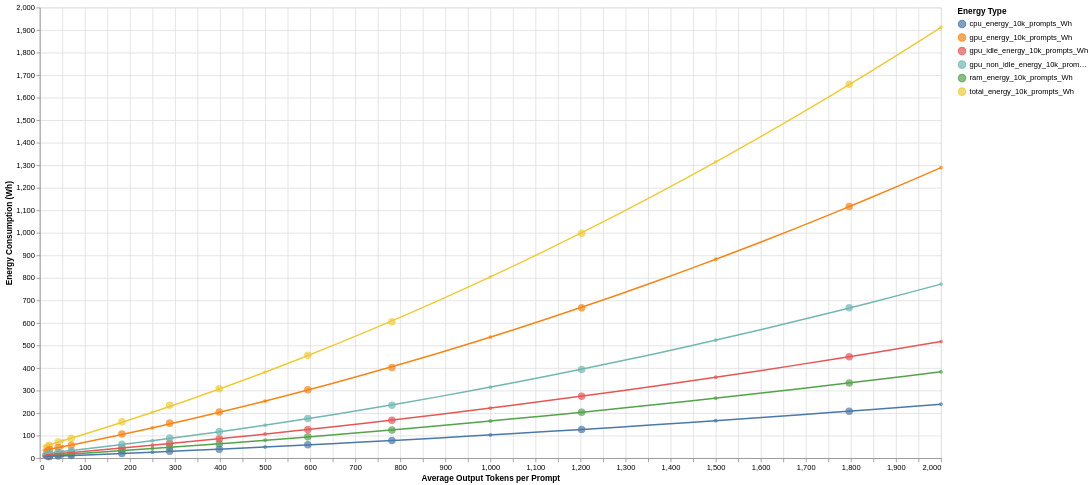

Notebook cell for this chart:
### Markdown cell above
## 7. Visualize Results
Create an Altair chart to visualize the actual and predicted energy consumption values.

### Code cell
# Create Altair chart
base = alt.Chart(combined_df[combined_df['Type'] == 'Actual']).mark_point(size=100, filled=True).encode(
    x=alt.X('avg_out_tok', title='Average Output Tokens per Prompt'),
    y=alt.Y('Energy_Consumption', title='Energy Consumption (Wh)'),
    color=alt.Color('Energy_Type', title='Energy Type'),
    tooltip=['avg_out_tok', 'Energy_Consumption', 'Energy_Type', 'Type']
).properties(
    width=1200,
    height=600
)


# Highlight predicted values
predicted = alt.Chart(combined_df[combined_df['Type'] == 'Predicted']).mark_point(size=10, filled=False).encode(
    x=alt.X('avg_out_tok', title='Average Output Tokens per Prompt'), 
    y=alt.Y('Energy_Consumption', title='Energy Consumption (Wh)'),
    color=alt.Color('Energy_Type', title='Energy Type'),
    tooltip=['avg_out_tok', 'Energy_Consumption', 'Energy_Type']
)

regression = predicted.transform_regression('avg_out_tok', 'Energy_Consumption', groupby=['Energy_Type'], method="quad").mark_line()

# Combine charts
final_chart = base + regression + predicted

# Display the chart in Streamlit
final_chart

### Figure 1 — Vega-Lite specification as saved in the notebook (floating-point values rounded to 4 significant figures)
{"config": {"view": {"continuousWidth": 300, "continuousHeight": 300}}, "layer": [{"data": {"name": "data-1c6c0c05260ad810bd9681ef39fccadc"}, "mark": {"type": "point", "filled": true, "size": 100}, "encoding": {"color": {"field": "Energy_Type", "title": "Energy Type", "type": "nominal"}, "tooltip": [{"field": "avg_out_tok", "type": "quantitative"}, {"field": "Energy_Consumption", "type": "quantitative"}, {"field": "Energy_Type", "type": "nominal"}, {"field": "Type", "type": "nominal"}], "x": {"field": "avg_out_tok", "title": "Average Output Tokens per Prompt", "type": "quantitative"}, "y": {"field": "Energy_Consumption", "title": "Energy Consumption (Wh)", "type": "quantitative"}}}, {"data": {"name": "data-80f0dd204b36db4488d2231011308e5d"}, "mark": {"type": "line"}, "encoding": {"color": {"field": "Energy_Type", "title": "Energy Type", "type": "nominal"}, "tooltip": [{"field": "avg_out_tok", "type": "quantitative"}, {"field": "Energy_Consumption", "type": "quantitative"}, {"field": "Energy_Type", "type": "nominal"}], "x": {"field": "avg_out_tok", "title": "Average Output Tokens per Prompt", "type": "quantitative"}, "y": {"field": "Energy_Consumption", "title": "Energy Consumption (Wh)", "type": "quantitative"}}, "transform": [{"on": "avg_out_tok", "regression": "Energy_Consumption", "groupby": ["Energy_Type"], "method": "quad"}]}, {"data": {"name": "data-80f0dd204b36db4488d2231011308e5d"}, "mark": {"type": "point", "filled": false, "size": 10}, "encoding": {"color": {"field": "Energy_Type", "title": "Energy Type", "type": "nominal"}, "tooltip": [{"field": "avg_out_tok", "type": "quantitative"}, {"field": "Energy_Consumption", "type": "quantitative"}, {"field": "Energy_Type", "type": "nominal"}], "x": {"field": "avg_out_tok", "title": "Average Output Tokens per Prompt", "type": "quantitative"}, "y": {"field": "Energy_Consumption", "title": "Energy Consumption (Wh)", "type": "quantitative"}}}], "height": 600, "width": 1200, "$schema": "https://vega.github.io/schema/vega-lite/v5.17.0.json", "datasets": {"data-1c6c0c05260ad810bd9681ef39fccadc": [{"avg_out_tok": 18.17, "Energy_Consumption": 52.59, "Type": "Actual", "Energy_Type": "total_energy_10k_prompts_Wh"}, {"avg_out_tok": 21.52, "Energy_Consumption": 57.58, "Type": "Actual", "Energy_Type": "total_energy_10k_prompts_Wh"}, {"avg_out_tok": 40.86, "Energy_Consumption": 71.0, "Type": "Actual", "Energy_Type": "total_energy_10k_prompts_Wh"}, {"avg_out_tok": 69.86, "Energy_Consumption": 87.72, "Type": "Actual", "Energy_Type": "total_energy_10k_prompts_Wh"}, {"avg_out_tok": 182.2, "Energy_Consumption": 161.2, "Type": "Actual", "Energy_Type": "total_energy_10k_prompts_Wh"}, {"avg_out_tok": 288.2, "Energy_Consumption": 234.5, "Type": "Actual", "Energy_Type": "total_energy_10k_prompts_Wh"}, {"avg_out_tok": 398.3, "Energy_Consumption": 308.0, "Type": "Actual", "Energy_Type": "total_energy_10k_prompts_Wh"}, {"avg_out_tok": 594.8, "Energy_Consumption": 456.2, "Type": "Actual", "Energy_Type": "total_energy_10k_prompts_Wh"}, {"avg_out_tok": 781.4, "Energy_Consumption": 605.3, "Type": "Actual", "Energy_Type": "total_energy_10k_prompts_Wh"}, {"avg_out_tok": 1202.0, "Energy_Consumption": 998.4, "Type": "Actual", "Energy_Type": "total_energy_10k_prompts_Wh"}, {"avg_out_tok": 1796.0, "Energy_Consumption": 1659.0, "Type": "Actual", "Energy_Type": "total_energy_10k_prompts_Wh"}, {"avg_out_tok": 18.17, "Energy_Consumption": 11.36, "Type": "Actual", "Energy_Type": "ram_energy_10k_prompts_Wh"}, {"avg_out_tok": 21.52, "Energy_Consumption": 11.91, "Type": "Actual", "Energy_Type": "ram_energy_10k_prompts_Wh"}, {"avg_out_tok": 40.86, "Energy_Consumption": 14.66, "Type": "Actual", "Energy_Type": "ram_energy_10k_prompts_Wh"}, {"avg_out_tok": 69.86, "Energy_Consumption": 18.54, "Type": "Actual", "Energy_Type": "ram_energy_10k_prompts_Wh"}, {"avg_out_tok": 182.2, "Energy_Consumption": 33.42, "Type": "Actual", "Energy_Type": "ram_energy_10k_prompts_Wh"}, {"avg_out_tok": 288.2, "Energy_Consumption": 48.77, "Type": "Actual", "Energy_Type": "ram_energy_10k_prompts_Wh"}, {"avg_out_tok": 398.3, "Energy_Consumption": 63.83, "Type": "Actual", "Energy_Type": "ram_energy_10k_prompts_Wh"}, {"avg_out_tok": 594.8, "Energy_Consumption": 94.26, "Type": "Actual", "Energy_Type": "ram_energy_10k_prompts_Wh"}, {"avg_out_tok": 781.4, "Energy_Consumption": 124.9, "Type": "Actual", "Energy_Type": "ram_energy_10k_prompts_Wh"}, {"avg_out_tok": 1202.0, "Energy_Consumption": 203.5, "Type": "Actual", "Energy_Type": "ram_energy_10k_prompts_Wh"}, {"avg_out_tok": 1796.0, "Energy_Consumption": 333.7, "Type": "Actual", "Energy_Type": "ram_energy_10k_prompts_Wh"}, {"avg_out_tok": 18.17, "Energy_Consumption": 34.14, "Type": "Actual", "Energy_Type": "gpu_energy_10k_prompts_Wh"}, {"avg_out_tok": 21.52, "Energy_Consumption": 38.22, "Type": "Actual", "Energy_Type": "gpu_energy_10k_prompts_Wh"}, {"avg_out_tok": 40.86, "Energy_Consumption": 47.19, "Type": "Actual", "Energy_Type": "gpu_energy_10k_prompts_Wh"}, {"avg_out_tok": 69.86, "Energy_Consumption": 57.6, "Type": "Actual", "Energy_Type": "gpu_energy_10k_prompts_Wh"}, {"avg_out_tok": 182.2, "Energy_Consumption": 106.9, "Type": "Actual", "Energy_Type": "gpu_energy_10k_prompts_Wh"}, {"avg_out_tok": 288.2, "Energy_Consumption": 155.3, "Type": "Actual", "Energy_Type": "gpu_energy_10k_prompts_Wh"}, {"avg_out_tok": 398.3, "Energy_Consumption": 204.4, "Type": "Actual", "Energy_Type": "gpu_energy_10k_prompts_Wh"}, {"avg_out_tok": 594.8, "Energy_Consumption": 303.1, "Type": "Actual", "Energy_Type": "gpu_energy_10k_prompts_Wh"}, {"avg_out_tok": 781.4, "Energy_Consumption": 402.5, "Type": "Actual", "Energy_Type": "gpu_energy_10k_prompts_Wh"}, {"avg_out_tok": 1202.0, "Energy_Consumption": 667.9, "Type": "Actual", "Energy_Type": "gpu_energy_10k_prompts_Wh"}, {"avg_out_tok": 1796.0, "Energy_Consumption": 1117.0, "Type": "Actual", "Energy_Type": "gpu_energy_10k_prompts_Wh"}, {"avg_out_tok": 18.17, "Energy_Consumption": 7.089, "Type": "Actual", "Energy_Type": "cpu_energy_10k_prompts_Wh"}, {"avg_out_tok": 21.52, "Energy_Consumption": 7.447, "Type": "Actual", "Energy_Type": "cpu_energy_10k_prompts_Wh"}, {"avg_out_tok": 40.86, "Energy_Consumption": 9.15, "Type": "Actual", "Energy_Type": "cpu_energy_10k_prompts_Wh"}, {"avg_out_tok": 69.86, "Energy_Consumption": 11.57, "Type": "Actual", "Energy_Type": "cpu_energy_10k_prompts_Wh"}, {"avg_out_tok": 182.2, "Energy_Consumption": 20.86, "Type": "Actual", "Energy_Type": "cpu_energy_10k_prompts_Wh"}, {"avg_out_tok": 288.2, "Energy_Consumption": 30.45, "Type": "Actual", "Energy_Type": "cpu_energy_10k_prompts_Wh"}, {"avg_out_tok": 398.3, "Energy_Consumption": 39.84, "Type": "Actual", "Energy_Type": "cpu_energy_10k_prompts_Wh"}, {"avg_out_tok": 594.8, "Energy_Consumption": 58.85, "Type": "Actual", "Energy_Type": "cpu_energy_10k_prompts_Wh"}, {"avg_out_tok": 781.4, "Energy_Consumption": 77.95, "Type": "Actual", "Energy_Type": "cpu_energy_10k_prompts_Wh"}, {"avg_out_tok": 1202.0, "Energy_Consumption": 127.1, "Type": "Actual", "Energy_Type": "cpu_energy_10k_prompts_Wh"}, {"avg_out_tok": 1796.0, "Energy_Consumption": 208.5, "Type": "Actual", "Energy_Type": "cpu_energy_10k_prompts_Wh"}, {"avg_out_tok": 18.17, "Energy_Consumption": 15.31, "Type": "Actual", "Energy_Type": "gpu_idle_energy_10k_prompts_Wh"}, {"avg_out_tok": 21.52, "Energy_Consumption": 16.07, "Type": "Actual", "Energy_Type": "gpu_idle_energy_10k_prompts_Wh"}, {"avg_out_tok": 40.86, "Energy_Consumption": 19.75, "Type": "Actual", "Energy_Type": "gpu_idle_energy_10k_prompts_Wh"}, {"avg_out_tok": 69.86, "Energy_Consumption": 25.0, "Type": "Actual", "Energy_Type": "gpu_idle_energy_10k_prompts_Wh"}, {"avg_out_tok": 182.2, "Energy_Consumption": 45.04, "Type": "Actual", "Energy_Type": "gpu_idle_energy_10k_prompts_Wh"}, {"avg_out_tok": 288.2, "Energy_Consumption": 65.76, "Type": "Actual", "Energy_Type": "gpu_idle_energy_10k_prompts_Wh"}, {"avg_out_tok": 398.3, "Energy_Consumption": 86.06, "Type": "Actual", "Energy_Type": "gpu_idle_energy_10k_prompts_Wh"}, {"avg_out_tok": 594.8, "Energy_Consumption": 127.1, "Type": "Actual", "Energy_Type": "gpu_idle_energy_10k_prompts_Wh"}, {"avg_out_tok": 781.4, "Energy_Consumption": 168.4, "Type": "Actual", "Energy_Type": "gpu_idle_energy_10k_prompts_Wh"}, {"avg_out_tok": 1202.0, "Energy_Consumption": 274.5, "Type": "Actual", "Energy_Type": "gpu_idle_energy_10k_prompts_Wh"}, {"avg_out_tok": 1796.0, "Energy_Consumption": 450.3, "Type": "Actual", "Energy_Type": "gpu_idle_energy_10k_prompts_Wh"}, {"avg_out_tok": 18.17, "Energy_Consumption": 18.83, "Type": "Actual", "Energy_Type": "gpu_non_idle_energy_10k_prompts_Wh"}, {"avg_out_tok": 21.52, "Energy_Consumption": 22.15, "Type": "Actual", "Energy_Type": "gpu_non_idle_energy_10k_prompts_Wh"}, {"avg_out_tok": 40.86, "Energy_Consumption": 27.44, "Type": "Actual", "Energy_Type": "gpu_non_idle_energy_10k_prompts_Wh"}, {"avg_out_tok": 69.86, "Energy_Consumption": 32.6, "Type": "Actual", "Energy_Type": "gpu_non_idle_energy_10k_prompts_Wh"}, {"avg_out_tok": 182.2, "Energy_Consumption": 61.87, "Type": "Actual", "Energy_Type": "gpu_non_idle_energy_10k_prompts_Wh"}, {"avg_out_tok": 288.2, "Energy_Consumption": 89.52, "Type": "Actual", "Energy_Type": "gpu_non_idle_energy_10k_prompts_Wh"}, {"avg_out_tok": 398.3, "Energy_Consumption": 118.3, "Type": "Actual", "Energy_Type": "gpu_non_idle_energy_10k_prompts_Wh"}, {"avg_out_tok": 594.8, "Energy_Consumption": 176.0, "Type": "Actual", "Energy_Type": "gpu_non_idle_energy_10k_prompts_Wh"}, {"avg_out_tok": 781.4, "Energy_Consumption": 234.1, "Type": "Actual", "Energy_Type": "gpu_non_idle_energy_10k_prompts_Wh"}, {"avg_out_tok": 1202.0, "Energy_Consumption": 393.4, "Type": "Actual", "Energy_Type": "gpu_non_idle_energy_10k_prompts_Wh"}, {"avg_out_tok": 1796.0, "Energy_Consumption": 667.0, "Type": "Actual", "Energy_Type": "gpu_non_idle_energy_10k_prompts_Wh"}], "data-80f0dd204b36db4488d2231011308e5d": [{"avg_out_tok": 10.0, "Energy_Consumption": 52.31, "Type": "Predicted", "Energy_Type": "total_energy_10k_prompts_Wh"}, {"avg_out_tok": 50.0, "Energy_Consumption": 76.07, "Type": "Predicted", "Energy_Type": "total_energy_10k_prompts_Wh"}, {"avg_out_tok": 250.0, "Energy_Consumption": 203.2, "Type": "Predicted", "Energy_Type": "total_energy_10k_prompts_Wh"}, {"avg_out_tok": 500.0, "Energy_Consumption": 381.8, "Type": "Predicted", "Energy_Type": "total_energy_10k_prompts_Wh"}, {"avg_out_tok": 1000.0, "Energy_Consumption": 804.5, "Type": "Predicted", "Energy_Type": "total_energy_10k_prompts_Wh"}, {"avg_out_tok": 1500.0, "Energy_Consumption": 1315.0, "Type": "Predicted", "Energy_Type": "total_energy_10k_prompts_Wh"}, {"avg_out_tok": 2000.0, "Energy_Consumption": 1912.0, "Type": "Predicted", "Energy_Type": "total_energy_10k_prompts_Wh"}, {"avg_out_tok": 10.0, "Energy_Consumption": 10.86, "Type": "Predicted", "Energy_Type": "ram_energy_10k_prompts_Wh"}, {"avg_out_tok": 50.0, "Energy_Consumption": 15.87, "Type": "Predicted", "Energy_Type": "ram_energy_10k_prompts_Wh"}, {"avg_out_tok": 250.0, "Energy_Consumption": 42.43, "Type": "Predicted", "Energy_Type": "ram_energy_10k_prompts_Wh"}, {"avg_out_tok": 500.0, "Energy_Consumption": 79.2, "Type": "Predicted", "Energy_Type": "ram_energy_10k_prompts_Wh"}, {"avg_out_tok": 1000.0, "Energy_Consumption": 164.7, "Type": "Predicted", "Energy_Type": "ram_energy_10k_prompts_Wh"}, {"avg_out_tok": 1500.0, "Energy_Consumption": 266.0, "Type": "Predicted", "Energy_Type": "ram_energy_10k_prompts_Wh"}, {"avg_out_tok": 2000.0, "Energy_Consumption": 383.2, "Type": "Predicted", "Energy_Type": "ram_energy_10k_prompts_Wh"}, {"avg_out_tok": 10.0, "Energy_Consumption": 34.67, "Type": "Predicted", "Energy_Type": "gpu_energy_10k_prompts_Wh"}, {"avg_out_tok": 50.0, "Energy_Consumption": 50.29, "Type": "Predicted", "Energy_Type": "gpu_energy_10k_prompts_Wh"}, {"avg_out_tok": 250.0, "Energy_Consumption": 134.3, "Type": "Predicted", "Energy_Type": "gpu_energy_10k_prompts_Wh"}, {"avg_out_tok": 500.0, "Energy_Consumption": 253.2, "Type": "Predicted", "Energy_Type": "gpu_energy_10k_prompts_Wh"}, {"avg_out_tok": 1000.0, "Energy_Consumption": 537.1, "Type": "Predicted", "Energy_Type": "gpu_energy_10k_prompts_Wh"}, {"avg_out_tok": 1500.0, "Energy_Consumption": 882.5, "Type": "Predicted", "Energy_Type": "gpu_energy_10k_prompts_Wh"}, {"avg_out_tok": 2000.0, "Energy_Consumption": 1289.0, "Type": "Predicted", "Energy_Type": "gpu_energy_10k_prompts_Wh"}, {"avg_out_tok": 10.0, "Energy_Consumption": 6.785, "Type": "Predicted", "Energy_Type": "cpu_energy_10k_prompts_Wh"}, {"avg_out_tok": 50.0, "Energy_Consumption": 9.909, "Type": "Predicted", "Energy_Type": "cpu_energy_10k_prompts_Wh"}, {"avg_out_tok": 250.0, "Energy_Consumption": 26.48, "Type": "Predicted", "Energy_Type": "cpu_energy_10k_prompts_Wh"}, {"avg_out_tok": 500.0, "Energy_Consumption": 49.44, "Type": "Predicted", "Energy_Type": "cpu_energy_10k_prompts_Wh"}, {"avg_out_tok": 1000.0, "Energy_Consumption": 102.8, "Type": "Predicted", "Energy_Type": "cpu_energy_10k_prompts_Wh"}, {"avg_out_tok": 1500.0, "Energy_Consumption": 166.1, "Type": "Predicted", "Energy_Type": "cpu_energy_10k_prompts_Wh"}, {"avg_out_tok": 2000.0, "Energy_Consumption": 239.4, "Type": "Predicted", "Energy_Type": "cpu_energy_10k_prompts_Wh"}, {"avg_out_tok": 10.0, "Energy_Consumption": 14.65, "Type": "Predicted", "Energy_Type": "gpu_idle_energy_10k_prompts_Wh"}, {"avg_out_tok": 50.0, "Energy_Consumption": 21.39, "Type": "Predicted", "Energy_Type": "gpu_idle_energy_10k_prompts_Wh"}, {"avg_out_tok": 250.0, "Energy_Consumption": 57.2, "Type": "Predicted", "Energy_Type": "gpu_idle_energy_10k_prompts_Wh"}, {"avg_out_tok": 500.0, "Energy_Consumption": 106.8, "Type": "Predicted", "Energy_Type": "gpu_idle_energy_10k_prompts_Wh"}, {"avg_out_tok": 1000.0, "Energy_Consumption": 222.1, "Type": "Predicted", "Energy_Type": "gpu_idle_energy_10k_prompts_Wh"}, {"avg_out_tok": 1500.0, "Energy_Consumption": 358.8, "Type": "Predicted", "Energy_Type": "gpu_idle_energy_10k_prompts_Wh"}, {"avg_out_tok": 2000.0, "Energy_Consumption": 517.1, "Type": "Predicted", "Energy_Type": "gpu_idle_energy_10k_prompts_Wh"}, {"avg_out_tok": 10.0, "Energy_Consumption": 20.02, "Type": "Predicted", "Energy_Type": "gpu_non_idle_energy_10k_prompts_Wh"}, {"avg_out_tok": 50.0, "Energy_Consumption": 28.9, "Type": "Predicted", "Energy_Type": "gpu_non_idle_energy_10k_prompts_Wh"}, {"avg_out_tok": 250.0, "Energy_Consumption": 77.11, "Type": "Predicted", "Energy_Type": "gpu_non_idle_energy_10k_prompts_Wh"}, {"avg_out_tok": 500.0, "Energy_Consumption": 146.4, "Type": "Predicted", "Energy_Type": "gpu_non_idle_energy_10k_prompts_Wh"}, {"avg_out_tok": 1000.0, "Energy_Consumption": 315.0, "Type": "Predicted", "Energy_Type": "gpu_non_idle_energy_10k_prompts_Wh"}, {"avg_out_tok": 1500.0, "Energy_Consumption": 523.6, "Type": "Predicted", "Energy_Type": "gpu_non_idle_energy_10k_prompts_Wh"}, {"avg_out_tok": 2000.0, "Energy_Consumption": 772.3, "Type": "Predicted", "Energy_Type": "gpu_non_idle_energy_10k_prompts_Wh"}]}}
